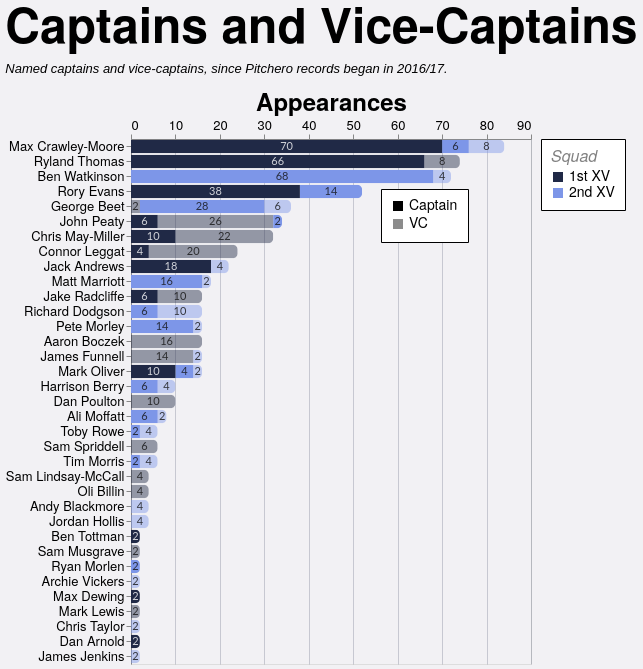

This figure's Vega-Lite source:
### Vega-Lite specification from a JSON file in a GitHub repository (floating-point values rounded to 4 significant figures; data arrays with more than 128 entries replaced by an {"elided": "..."} marker saying what was removed)
{"config": {"axis": {"labelFont": "PT Sans Narrow, Helvetica Neue, Helvetica, Arial, sans-serif", "titleFont": "PT Sans Narrow, Helvetica Neue, Helvetica, Arial, sans-serif", "labelFontSize": 13, "titleFontSize": 24, "gridColor": "#202947", "gridOpacity": 0.2, "zindex": 1}, "text": {"font": "Lato, sans-serif"}, "bar": {"cornerRadiusEnd": 5}, "header": {"labelFont": "PT Sans Narrow, Helvetica Neue, Helvetica, Arial, sans-serif", "titleFont": "PT Sans Narrow, Helvetica Neue, Helvetica, Arial, sans-serif", "labelFontSize": 24, "titleFontSize": 28, "labelFontWeight": "bold", "orient": "left"}, "legend": {"labelFont": "PT Sans Narrow, Helvetica Neue, Helvetica, Arial, sans-serif", "titleFont": "PT Sans Narrow, Helvetica Neue, Helvetica, Arial, sans-serif", "labelFontSize": 14, "titleFontSize": 16, "titlePadding": 5, "fillColor": "white", "strokeColor": "black", "padding": 10, "titleFontWeight": "lighter", "titleFontStyle": "italic", "titleColor": "gray", "offset": 10}, "title": {"font": "PT Sans Narrow, Helvetica Neue, Helvetica, Arial, sans-serif", "fontSize": 48, "fontWeight": "bold", "anchor": "start", "align": "center", "titlePadding": 20, "subtitlePadding": 10, "subtitleFontSize": 13, "subtitleColor": "", "subtitleFontStyle": "italic", "offset": 15, "color": "black"}, "axisX": {"labelAngle": 0}, "facet": {"title": null, "header": null, "align": {"row": "each", "column": "each"}}, "resolve": {"scale": {"y": "independent", "facet": "independent"}}, "background": "#f2f1f4", "scale": {"offsetBandPaddingOuter": 0.2, "offsetBandPaddingInner": 0.1}}, "layer": [{"mark": {"type": "bar"}, "encoding": {"color": {"field": "squad", "legend": {"labelExpr": "datum.value + ' XV'", "orient": "right", "title": "Squad"}, "scale": {"domain": ["1st", "2nd"], "range": ["#202946", "#7d96e8"]}, "sort": ["1st", "2nd"], "type": "nominal"}, "opacity": {"field": "role", "legend": {"legendX": 250, "legendY": 50, "orient": "none", "title": null}, "scale": {"domain": ["Captain", "VC"], "range": [1.0, 0.45]}, "sort": ["Captain", "VC"], "type": "nominal"}, "order": {"field": "stack_order", "sort": "ascending", "type": "quantitative"}, "tooltip": [{"field": "player", "title": "Player", "type": "nominal"}, {"field": "squad", "title": "Squad", "type": "nominal"}, {"field": "role", "title": "Role", "type": "nominal"}, {"field": "games_agg", "title": "Games", "type": "quantitative"}], "x": {"axis": {"orient": "top", "title": "Appearances"}, "field": "games_agg", "stack": "zero", "type": "quantitative"}, "y": {"field": "player", "sort": {"field": "player_total", "op": "max", "order": "descending"}, "title": null, "type": "nominal"}}, "transform": [{"aggregate": [{"op": "sum", "field": "games", "as": "games_agg"}, {"op": "max", "field": "player_total", "as": "player_total"}], "groupby": ["player", "squad", "role", "stack_order"]}]}, {"mark": {"type": "text", "align": "center", "baseline": "middle", "fontSize": 11, "opacity": 0.8}, "encoding": {"color": {"field": "label_color", "legend": null, "scale": null, "type": "nominal"}, "text": {"field": "games_agg", "format": ".0f", "type": "quantitative"}, "x": {"field": "x_mid", "type": "quantitative"}, "y": {"field": "player", "sort": {"field": "player_total", "op": "max", "order": "descending"}, "title": null, "type": "nominal"}}, "transform": [{"aggregate": [{"op": "sum", "field": "games", "as": "games_agg"}, {"op": "max", "field": "player_total", "as": "player_total"}], "groupby": ["player", "squad", "role", "stack_order"]}, {"groupby": ["player"], "stack": "games_agg", "sort": [{"field": "stack_order", "order": "ascending"}], "as": ["x0", "x1"]}, {"calculate": "(datum.x0 + datum.x1) / 2", "as": "x_mid"}, {"calculate": "datum.squad === '1st' && datum.role === 'Captain' ? '#ffffff' : '#111111'", "as": "label_color"}]}], "data": {"name": "data-f3f09fd63ce56234c95c892286ac26b9"}, "height": {"step": 15}, "title": {"text": "Captains and Vice-Captains", "subtitle": "Named captains and vice-captains, since Pitchero records began in 2016/17."}, "transform": [{"joinaggregate": [{"op": "sum", "field": "games", "as": "player_total"}], "groupby": ["player"]}], "width": 400, "$schema": "https://vega.github.io/schema/vega-lite/v5.20.1.json", "datasets": {"data-f3f09fd63ce56234c95c892286ac26b9": {"elided": "197 records"}}}
